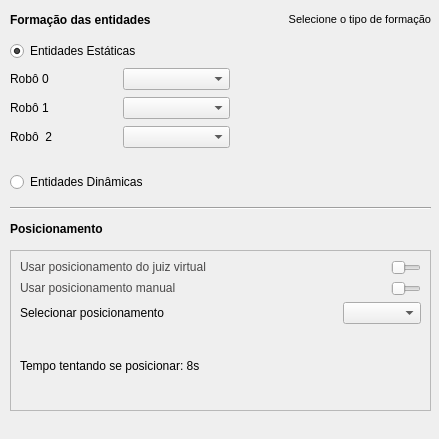
        <widget class="QWidget" name="decisionAreaContent">
         <property name="geometry">
          <rect>
           <x>0</x>
           <y>0</y>
           <width>439</width>
           <height>439</height>
          </rect>
         </property>
         <widget class="QWidget" name="layoutWidget_16">
          <property name="geometry">
           <rect>
            <x>10</x>
            <y>10</y>
            <width>421</width>
            <height>20</height>
           </rect>
          </property>
          <layout class="QHBoxLayout" name="decisionHeader">
           <item>
            <widget class="QLabel" name="decisionTitle">
             <property name="text">
              <string>&lt;html&gt;&lt;head/&gt;&lt;body&gt;&lt;p&gt;&lt;span style=&quot; font-weight:700;&quot;&gt;Formação das entidades&lt;/span&gt;&lt;/p&gt;&lt;/body&gt;&lt;/html&gt;</string>
             </property>
            </widget>
           </item>
           <item>
            <widget class="QLabel" name="decisionDescrption">
             <property name="text">
              <string>&lt;html&gt;&lt;head/&gt;&lt;body&gt;&lt;p&gt;&lt;span style=&quot; font-size:8pt;&quot;&gt;Selecione o tipo de formação&lt;/span&gt;&lt;/p&gt;&lt;/body&gt;&lt;/html&gt;</string>
             </property>
             <property name="alignment">
              <set>Qt::AlignmentFlag::AlignRight|Qt::AlignmentFlag::AlignTrailing|Qt::AlignmentFlag::AlignVCenter</set>
             </property>
            </widget>
           </item>
          </layout>
         </widget>
         <widget class="QWidget" name="layoutWidget">
          <property name="geometry">
           <rect>
            <x>10</x>
            <y>40</y>
            <width>220</width>
            <height>111</height>
           </rect>
          </property>
          <layout class="QVBoxLayout" name="staticEntities">
           <item>
            <widget class="QRadioButton" name="staticEntitiesRadio">
             <property name="text">
              <string>Entidades Estáticas</string>
             </property>
             <property name="checked">
              <bool>true</bool>
             </property>
            </widget>
           </item>
           <item>
            <layout class="QHBoxLayout" name="robot0RoleDecision">
             <item>
              <widget class="QLabel" name="robot0RoleLabel">
               <property name="text">
                <string>Robô 0</string>
               </property>
              </widget>
             </item>
             <item>
              <spacer name="robot0RoleSpacer">
               <property name="orientation">
                <enum>Qt::Orientation::Horizontal</enum>
               </property>
               <property name="sizeHint" stdset="0">
                <size>
                 <width>40</width>
                 <height>20</height>
                </size>
               </property>
              </spacer>
             </item>
             <item>
              <widget class="QComboBox" name="robot0RoleDropdown">
               <property name="cursor">
                <cursorShape>PointingHandCursor</cursorShape>
               </property>
               <property name="sizeAdjustPolicy">
                <enum>QComboBox::SizeAdjustPolicy::AdjustToContents</enum>
               </property>
               <property name="placeholderText">
                <string>Papel do robô</string>
               </property>
               <item>
                <property name="text">
                 <string>Atacante</string>
                </property>
               </item>
               <item>
                <property name="text">
                 <string>Zagueiro</string>
                </property>
               </item>
               <item>
                <property name="text">
                 <string>Goleiro</string>
                </property>
               </item>
              </widget>
             </item>
            </layout>
           </item>
           <item>
            <layout class="QHBoxLayout" name="robot1RoleDecision">
             <item>
              <widget class="QLabel" name="robot1RoleLabel">
               <property name="text">
                <string>Robô 1</string>
               </property>
              </widget>
             </item>
             <item>
              <spacer name="robot1RoleSpacer">
               <property name="orientation">
                <enum>Qt::Orientation::Horizontal</enum>
               </property>
               <property name="sizeHint" stdset="0">
                <size>
                 <width>40</width>
                 <height>20</height>
                </size>
               </property>
              </spacer>
             </item>
             <item>
              <widget class="QComboBox" name="robot1RoleSpinner">
               <property name="cursor">
                <cursorShape>PointingHandCursor</cursorShape>
               </property>
               <property name="sizeAdjustPolicy">
                <enum>QComboBox::SizeAdjustPolicy::AdjustToContents</enum>
               </property>
               <property name="placeholderText">
                <string>Papel do robô</string>
               </property>
               <item>
                <property name="text">
                 <string>Atacante</string>
                </property>
               </item>
               <item>
                <property name="text">
                 <string>Zagueiro</string>
                </property>
               </item>
               <item>
                <property name="text">
                 <string>Goleiro</string>
                </property>
               </item>
              </widget>
             </item>
            </layout>
           </item>
           <item>
            <layout class="QHBoxLayout" name="robot2RoleDecision">
             <item>
              <widget class="QLabel" name="robot2RoleLabel">
               <property name="text">
                <string>Robô  2</string>
               </property>
              </widget>
             </item>
             <item>
              <spacer name="robot2RoleSpacer">
               <property name="orientation">
                <enum>Qt::Orientation::Horizontal</enum>
               </property>
               <property name="sizeHint" stdset="0">
                <size>
                 <width>40</width>
                 <height>20</height>
                </size>
               </property>
              </spacer>
             </item>
             <item>
              <widget class="QComboBox" name="robot2RoleDropdown">
               <property name="cursor">
                <cursorShape>PointingHandCursor</cursorShape>
               </property>
               <property name="sizeAdjustPolicy">
                <enum>QComboBox::SizeAdjustPolicy::AdjustToContents</enum>
               </property>
               <property name="placeholderText">
                <string>Papel do robô</string>
               </property>
               <item>
                <property name="text">
                 <string>Atacante</string>
                </property>
               </item>
               <item>
                <property name="text">
                 <string>Zagueiro</string>
                </property>
               </item>
               <item>
                <property name="text">
                 <string>Goleiro</string>
                </property>
               </item>
              </widget>
             </item>
            </layout>
           </item>
          </layout>
         </widget>
         <widget class="QRadioButton" name="dynamicEntitiesRadio">
          <property name="geometry">
           <rect>
            <x>10</x>
            <y>170</y>
            <width>161</width>
            <height>24</height>
           </rect>
          </property>
          <property name="text">
           <string>Entidades Dinâmicas</string>
          </property>
         </widget>
         <widget class="QFrame" name="posBox">
          <property name="geometry">
           <rect>
            <x>10</x>
            <y>250</y>
            <width>421</width>
            <height>161</height>
           </rect>
          </property>
          <property name="frameShape">
           <enum>QFrame::Shape::StyledPanel</enum>
          </property>
          <property name="frameShadow">
           <enum>QFrame::Shadow::Raised</enum>
          </property>
          <layout class="QVBoxLayout" name="verticalLayout_2">
           <item>
            <layout class="QHBoxLayout" name="virtualJudgePos">
             <item>
              <widget class="QLabel" name="virtualJudgePosLabel">
               <property name="text">
                <string>&lt;html&gt;&lt;head/&gt;&lt;body&gt;&lt;p&gt;&lt;span style=&quot; color:#494848;&quot;&gt;Usar posicionamento do juiz virtual&lt;/span&gt;&lt;/p&gt;&lt;/body&gt;&lt;/html&gt;</string>
               </property>
              </widget>
             </item>
             <item>
              <widget class="QSlider" name="virtualJudgePosSlider">
               <property name="sizePolicy">
                <sizepolicy hsizetype="Fixed" vsizetype="Fixed">
                 <horstretch>0</horstretch>
                 <verstretch>0</verstretch>
                </sizepolicy>
               </property>
               <property name="maximumSize">
                <size>
                 <width>30</width>
                 <height>15</height>
                </size>
               </property>
               <property name="cursor">
                <cursorShape>PointingHandCursor</cursorShape>
               </property>
               <property name="maximum">
                <number>1</number>
               </property>
               <property name="orientation">
                <enum>Qt::Orientation::Horizontal</enum>
               </property>
              </widget>
             </item>
            </layout>
           </item>
           <item>
            <layout class="QHBoxLayout" name="manualJudgePos">
             <item>
              <widget class="QLabel" name="manualJudgePosLabel">
               <property name="text">
                <string>&lt;html&gt;&lt;head/&gt;&lt;body&gt;&lt;p&gt;&lt;span style=&quot; color:#494848;&quot;&gt;Usar posicionamento manual&lt;/span&gt;&lt;/p&gt;&lt;/body&gt;&lt;/html&gt;</string>
               </property>
              </widget>
             </item>
             <item>
              <widget class="QSlider" name="manualJudgePosSlider">
               <property name="sizePolicy">
                <sizepolicy hsizetype="Fixed" vsizetype="Fixed">
                 <horstretch>0</horstretch>
                 <verstretch>0</verstretch>
                </sizepolicy>
               </property>
               <property name="maximumSize">
                <size>
                 <width>30</width>
                 <height>15</height>
                </size>
               </property>
               <property name="cursor">
                <cursorShape>PointingHandCursor</cursorShape>
               </property>
               <property name="maximum">
                <number>1</number>
               </property>
               <property name="orientation">
                <enum>Qt::Orientation::Horizontal</enum>
               </property>
              </widget>
             </item>
            </layout>
           </item>
           <item>
            <layout class="QHBoxLayout" name="selectPos">
             <item>
              <widget class="QLabel" name="selectPosLabel">
               <property name="text">
                <string>Selecionar posicionamento</string>
               </property>
              </widget>
             </item>
             <item>
              <widget class="QComboBox" name="selectPosDropdown">
               <property name="sizePolicy">
                <sizepolicy hsizetype="Fixed" vsizetype="Fixed">
                 <horstretch>0</horstretch>
                 <verstretch>0</verstretch>
                </sizepolicy>
               </property>
               <property name="cursor">
                <cursorShape>PointingHandCursor</cursorShape>
               </property>
               <property name="sizeAdjustPolicy">
                <enum>QComboBox::SizeAdjustPolicy::AdjustToContents</enum>
               </property>
               <property name="placeholderText">
                <string>Free Ball</string>
               </property>
               <item>
                <property name="text">
                 <string>Free Ball</string>
                </property>
               </item>
               <item>
                <property name="text">
                 <string>Kick Off</string>
                </property>
               </item>
               <item>
                <property name="text">
                 <string>Penalti</string>
                </property>
               </item>
              </widget>
             </item>
            </layout>
           </item>
           <item>
            <widget class="QLabel" name="posTiming">
             <property name="text">
              <string>Tempo tentando se posicionar: 8s</string>
             </property>
            </widget>
           </item>
          </layout>
         </widget>
         <widget class="QLabel" name="selectPosTitle">
          <property name="geometry">
           <rect>
            <x>10</x>
            <y>220</y>
            <width>121</width>
            <height>18</height>
           </rect>
          </property>
          <property name="text">
           <string>&lt;html&gt;&lt;head/&gt;&lt;body&gt;&lt;p&gt;&lt;span style=&quot; font-weight:700;&quot;&gt;Posicionamento&lt;/span&gt;&lt;/p&gt;&lt;/body&gt;&lt;/html&gt;</string>
          </property>
         </widget>
         <widget class="Line" name="horizontalLine">
          <property name="geometry">
           <rect>
            <x>10</x>
            <y>200</y>
            <width>421</width>
            <height>16</height>
           </rect>
          </property>
          <property name="orientation">
           <enum>Qt::Orientation::Horizontal</enum>
          </property>
         </widget>
        </widget>
